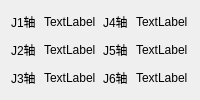
                <widget class="QWidget" name="stackedWidget_2Page2" native="true">
                 <layout class="QGridLayout" name="gridLayout_10" columnstretch="1,2,1,2">
                  <item row="0" column="0">
                   <widget class="QLabel" name="label_59">
                    <property name="text">
                     <string>J1轴</string>
                    </property>
                   </widget>
                  </item>
                  <item row="0" column="1">
                   <widget class="QLabel" name="label_60">
                    <property name="text">
                     <string>TextLabel</string>
                    </property>
                   </widget>
                  </item>
                  <item row="0" column="2">
                   <widget class="QLabel" name="label_61">
                    <property name="text">
                     <string>J4轴</string>
                    </property>
                   </widget>
                  </item>
                  <item row="0" column="3">
                   <widget class="QLabel" name="label_62">
                    <property name="text">
                     <string>TextLabel</string>
                    </property>
                   </widget>
                  </item>
                  <item row="1" column="0">
                   <widget class="QLabel" name="label_63">
                    <property name="text">
                     <string>J2轴</string>
                    </property>
                   </widget>
                  </item>
                  <item row="1" column="1">
                   <widget class="QLabel" name="label_64">
                    <property name="text">
                     <string>TextLabel</string>
                    </property>
                   </widget>
                  </item>
                  <item row="1" column="2">
                   <widget class="QLabel" name="label_65">
                    <property name="text">
                     <string>J5轴</string>
                    </property>
                   </widget>
                  </item>
                  <item row="1" column="3">
                   <widget class="QLabel" name="label_66">
                    <property name="text">
                     <string>TextLabel</string>
                    </property>
                   </widget>
                  </item>
                  <item row="2" column="0">
                   <widget class="QLabel" name="label_67">
                    <property name="text">
                     <string>J3轴</string>
                    </property>
                   </widget>
                  </item>
                  <item row="2" column="1">
                   <widget class="QLabel" name="label_68">
                    <property name="text">
                     <string>TextLabel</string>
                    </property>
                   </widget>
                  </item>
                  <item row="2" column="2">
                   <widget class="QLabel" name="label_69">
                    <property name="text">
                     <string>J6轴</string>
                    </property>
                   </widget>
                  </item>
                  <item row="2" column="3">
                   <widget class="QLabel" name="label_70">
                    <property name="text">
                     <string>TextLabel</string>
                    </property>
                   </widget>
                  </item>
                 </layout>
                </widget>
